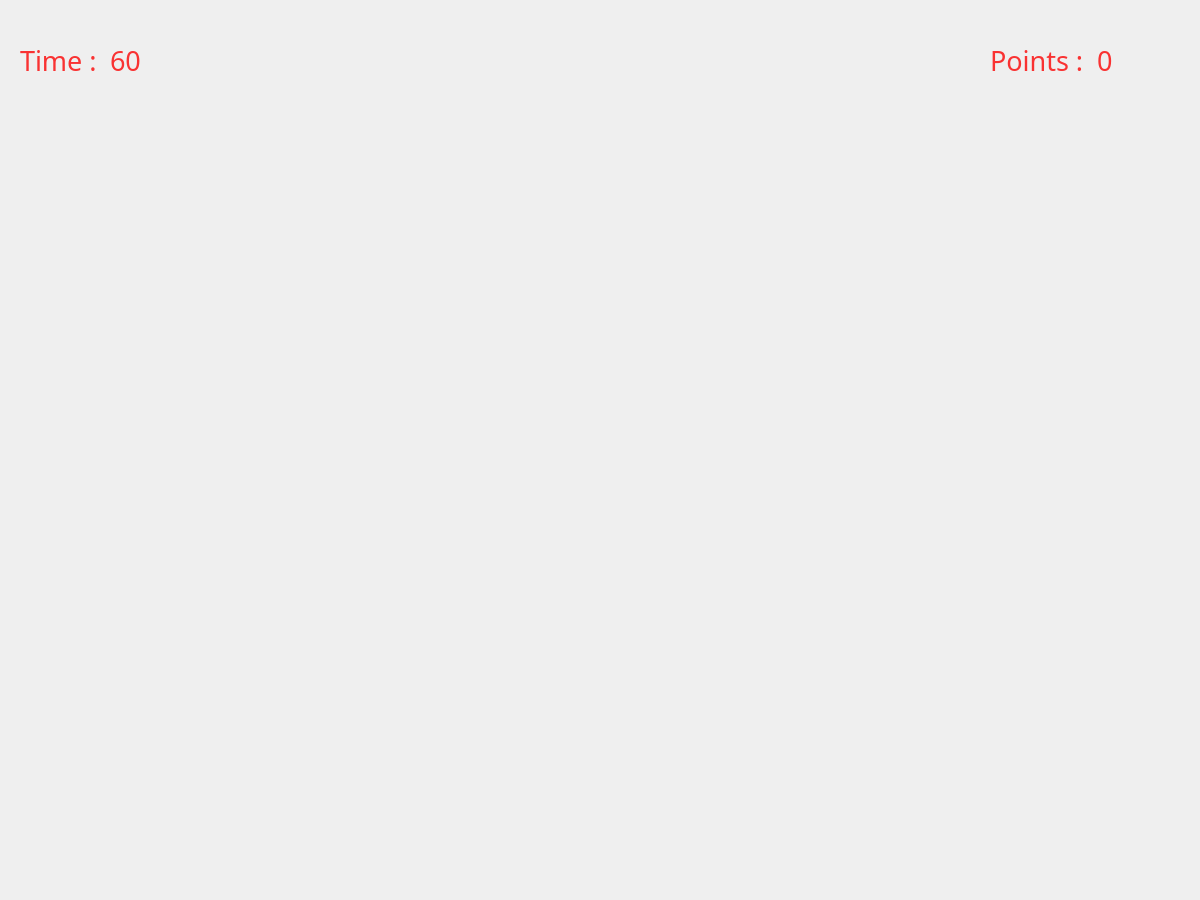
<?xml version="1.0" encoding="UTF-8"?>
<ui version="4.0">
 <class>easy_mode</class>
 <widget class="QWidget" name="easy_mode">
  <property name="geometry">
   <rect>
    <x>0</x>
    <y>0</y>
    <width>1200</width>
    <height>900</height>
   </rect>
  </property>
  <property name="minimumSize">
   <size>
    <width>1200</width>
    <height>900</height>
   </size>
  </property>
  <property name="maximumSize">
   <size>
    <width>1200</width>
    <height>900</height>
   </size>
  </property>
  <property name="font">
   <font>
    <family>MS Serif</family>
    <pointsize>16</pointsize>
   </font>
  </property>
  <property name="windowTitle">
   <string>Form</string>
  </property>
  <widget class="QWidget" name="horizontalLayoutWidget">
   <property name="geometry">
    <rect>
     <x>20</x>
     <y>20</y>
     <width>171</width>
     <height>80</height>
    </rect>
   </property>
   <layout class="QHBoxLayout" name="horizontalLayout">
    <item>
     <widget class="QLabel" name="label">
      <property name="palette">
       <palette>
        <active>
         <colorrole role="WindowText">
          <brush brushstyle="SolidPattern">
           <color alpha="255">
            <red>249</red>
            <green>50</green>
            <blue>50</blue>
           </color>
          </brush>
         </colorrole>
        </active>
        <inactive>
         <colorrole role="WindowText">
          <brush brushstyle="SolidPattern">
           <color alpha="255">
            <red>249</red>
            <green>50</green>
            <blue>50</blue>
           </color>
          </brush>
         </colorrole>
        </inactive>
        <disabled>
         <colorrole role="WindowText">
          <brush brushstyle="SolidPattern">
           <color alpha="255">
            <red>160</red>
            <green>160</green>
            <blue>160</blue>
           </color>
          </brush>
         </colorrole>
        </disabled>
       </palette>
      </property>
      <property name="font">
       <font>
        <family>Small Fonts</family>
        <pointsize>20</pointsize>
        <weight>50</weight>
        <bold>false</bold>
       </font>
      </property>
      <property name="text">
       <string>Time : </string>
      </property>
     </widget>
    </item>
    <item>
     <widget class="QLabel" name="label_2">
      <property name="palette">
       <palette>
        <active>
         <colorrole role="WindowText">
          <brush brushstyle="SolidPattern">
           <color alpha="255">
            <red>249</red>
            <green>50</green>
            <blue>50</blue>
           </color>
          </brush>
         </colorrole>
        </active>
        <inactive>
         <colorrole role="WindowText">
          <brush brushstyle="SolidPattern">
           <color alpha="255">
            <red>249</red>
            <green>50</green>
            <blue>50</blue>
           </color>
          </brush>
         </colorrole>
        </inactive>
        <disabled>
         <colorrole role="WindowText">
          <brush brushstyle="SolidPattern">
           <color alpha="255">
            <red>160</red>
            <green>160</green>
            <blue>160</blue>
           </color>
          </brush>
         </colorrole>
        </disabled>
       </palette>
      </property>
      <property name="font">
       <font>
        <family>Small Fonts</family>
        <pointsize>20</pointsize>
       </font>
      </property>
      <property name="text">
       <string>60</string>
      </property>
     </widget>
    </item>
   </layout>
  </widget>
  <widget class="QWidget" name="horizontalLayoutWidget_2">
   <property name="geometry">
    <rect>
     <x>990</x>
     <y>20</y>
     <width>181</width>
     <height>80</height>
    </rect>
   </property>
   <layout class="QHBoxLayout" name="horizontalLayout_2">
    <item>
     <widget class="QLabel" name="label_3">
      <property name="palette">
       <palette>
        <active>
         <colorrole role="WindowText">
          <brush brushstyle="SolidPattern">
           <color alpha="255">
            <red>249</red>
            <green>50</green>
            <blue>50</blue>
           </color>
          </brush>
         </colorrole>
        </active>
        <inactive>
         <colorrole role="WindowText">
          <brush brushstyle="SolidPattern">
           <color alpha="255">
            <red>249</red>
            <green>50</green>
            <blue>50</blue>
           </color>
          </brush>
         </colorrole>
        </inactive>
        <disabled>
         <colorrole role="WindowText">
          <brush brushstyle="SolidPattern">
           <color alpha="255">
            <red>160</red>
            <green>160</green>
            <blue>160</blue>
           </color>
          </brush>
         </colorrole>
        </disabled>
       </palette>
      </property>
      <property name="font">
       <font>
        <family>Small Fonts</family>
        <pointsize>20</pointsize>
        <kerning>true</kerning>
       </font>
      </property>
      <property name="text">
       <string>Points : </string>
      </property>
     </widget>
    </item>
    <item>
     <widget class="QLabel" name="label_4">
      <property name="palette">
       <palette>
        <active>
         <colorrole role="WindowText">
          <brush brushstyle="SolidPattern">
           <color alpha="255">
            <red>249</red>
            <green>50</green>
            <blue>50</blue>
           </color>
          </brush>
         </colorrole>
        </active>
        <inactive>
         <colorrole role="WindowText">
          <brush brushstyle="SolidPattern">
           <color alpha="255">
            <red>249</red>
            <green>50</green>
            <blue>50</blue>
           </color>
          </brush>
         </colorrole>
        </inactive>
        <disabled>
         <colorrole role="WindowText">
          <brush brushstyle="SolidPattern">
           <color alpha="255">
            <red>160</red>
            <green>160</green>
            <blue>160</blue>
           </color>
          </brush>
         </colorrole>
        </disabled>
       </palette>
      </property>
      <property name="font">
       <font>
        <family>Small Fonts</family>
        <pointsize>20</pointsize>
       </font>
      </property>
      <property name="text">
       <string>0</string>
      </property>
     </widget>
    </item>
   </layout>
  </widget>
 </widget>
 <resources/>
 <connections/>
</ui>
